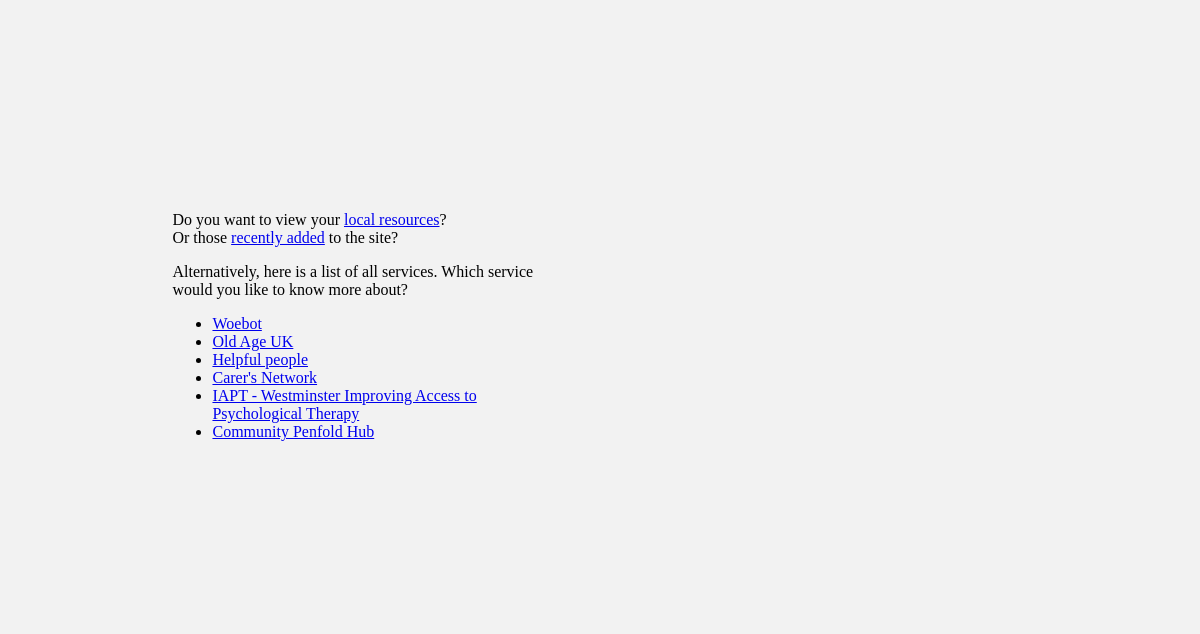
/services/, run on an earlier commit of the app's database.
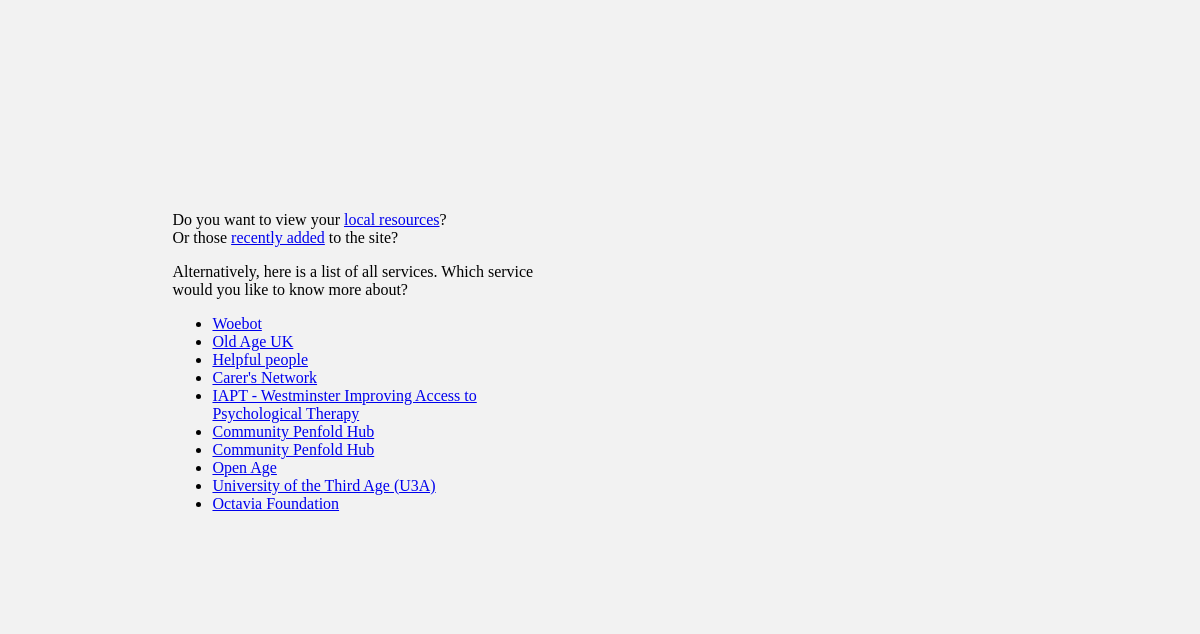
And on a later commit of the database.
### services/models.py (models this page shows, shortened)
class Services(models.Model):
	title = models.CharField(max_length=100)
	description = models.CharField(max_length=1000)
	telephone = models.CharField(max_length=15, null=True)
	email = models.CharField(max_length=40, null=True)
	website = models.CharField(max_length = 50, null=True)
	image_url = models.CharField(max_length = 250, default="https://upload.wikimedia.org/wikipedia/commons/a/ac/No_image_available.svg")
	image = models.ImageField(upload_to='service_images', default="service_images/no_image.svg")
	referral_route = models.CharField(max_length = 200)
	pub_date = models.DateTimeField('date published')

### services/views.py (the view)
# urls.py: path('', views.index, name='index'),
def index(request):
	services = Services.objects.all()
	template = loader.get_template('services/index.html')
	context = {
		'services': services,
	}
	return HttpResponse(template.render(context,request))

### services/templates/services/index.html
{% load static %}
<link rel="stylesheet" type="text/css" href="{% static 'services/index.css' %}">
	<div id="content">
	<p>Do you want to view your <a href="{% url 'location' %}">local resources</a>?
	<br>
	Or those <a href="{% url 'recent' %}">recently added</a> to the site?</p>
	<p>Alternatively, here is a list of all services. Which service would you like to know more about?</p>
	<ul>
	{% for services in services.all %}
		<li><a href="{% url 'detail' services.id %}"> {{ services.title }} </a></li>
	{% endfor %}
	</ul>
	</div>

### services/static/services/index.css (style rules this page uses)
#content { background: #F2F2F2; position: absolute; left: 13.89%; right: 54.38%; top: 23.83%; bottom: 23.67%; }

What changed in the data, as far as the page shows it:
added Services: title "Community Penfold Hub"
added Services: title "Open Age"
added Services: title "University of the Third Age (U3A)"
added Services: title "Octavia Foundation"
